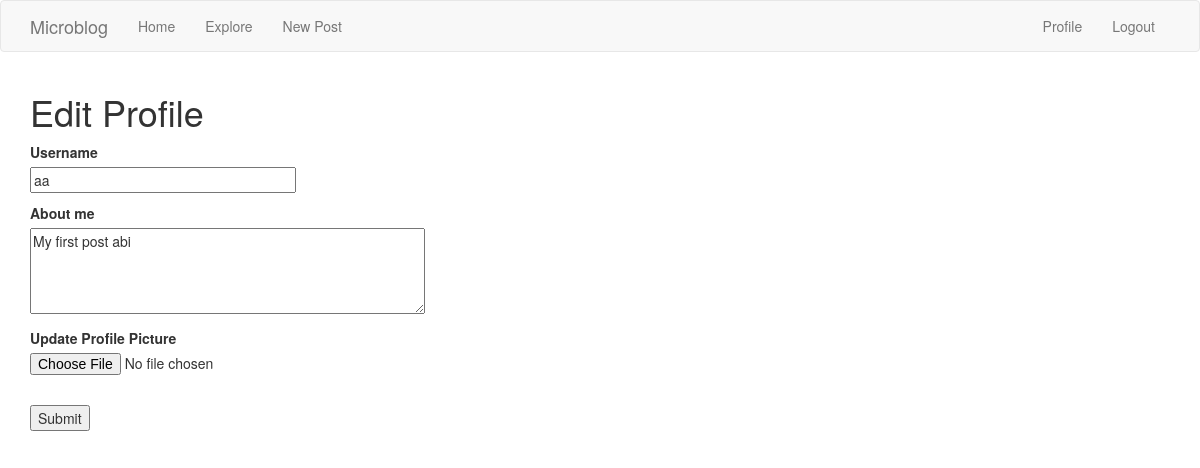
/edit_profile (signed in), run on an earlier commit of the app's database.
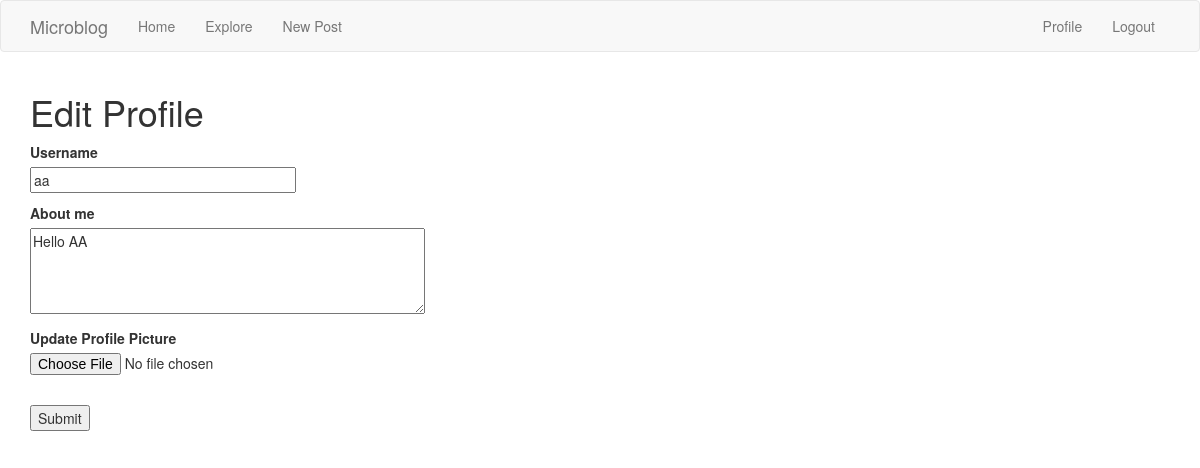
And on a later commit of the database.
### app/models.py (models this page shows, shortened)
class User(UserMixin, db.Model):
    id = db.Column(db.Integer, primary_key=True)
    username = db.Column(db.String(64), index=True, unique=True)
    email = db.Column(db.String(120), index=True, unique=True)
    password_hash = db.Column(db.String(128))
    posts = db.relationship('Post', backref='author', lazy='dynamic')
    about_me = db.Column(db.String(140))
    last_seen = db.Column(db.DateTime,default=datetime.utcnow)
    image_file = db.Column(db.String(20), default='default.jpg')
    followed = db.relationship(
        'User', secondary=followers,
        primaryjoin=(followers.c.follower_id == id),
        secondaryjoin=(followers.c.followed_id == id),
        backref=db.backref('followers', lazy='dynamic'), lazy='dynamic')

### app/users/routes.py (the view)
@users.route('/edit_profile', methods=['GET', 'POST'])
@login_required
def edit_profile():
    form = EditProfileForm(current_user.username)
    if form.validate_on_submit():
        if form.picture.data:
            picture_file = save_picture(form.picture.data)
            current_user.image_file = picture_file
        current_user.username = form.username.data
        current_user.about_me = form.about_me.data
        db.session.commit()
        flash('Your changes have been saved.')
        return redirect(url_for('users.edit_profile'))
    elif request.method == 'GET':
        form.username.data = current_user.username
        form.about_me.data = current_user.about_me
    return render_template('users/edit_profile.html', title='Edit Profile',
                           form=form)

### app/users/forms.py (shortened to what this page needs)
class EditProfileForm(FlaskForm):
    username = StringField('Username', validators=[DataRequired()])
    about_me = TextAreaField('About me', validators=[Length(min=0, max=140)])
    picture = FileField('Update Profile Picture', validators=[FileAllowed(['jpg', 'png'])])
    submit = SubmitField('Submit')
    def __init__(self, original_username, *args, **kwargs):
        super(EditProfileForm, self).__init__(*args, **kwargs)
        self.original_username = original_username

### app/models.py (called while the page is built)
@login.user_loader
def load_user(id):
    return User.query.get(int(id))

### app/templates/users/edit_profile.html (shortened to what this page needs)
{% extends "base.html" %}
{% import 'bootstrap/wtf.html' as wtf %}
{% block app_content  %}
    <h1>Edit Profile</h1>
    <form action="" method="post" enctype="multipart/form-data">
        <p>
            {{ form.username.label }}<br>
            {{ form.username(size=32) }}<br>
        </p>
        <p>
            {{ form.about_me.label }}<br>
            {{ form.about_me(cols=50, rows=4) }}<br>
        </p>
        <p>
            {{ form.picture.label }}<br>
            {{ form.picture }}<br>
        </p>
        <p>{{ form.submit() }}</p>
    </form>
{% endblock %}

What changed in the data, as far as the page shows it:
changed User "aa": about_me "My first post abi" → "Hello AA"
